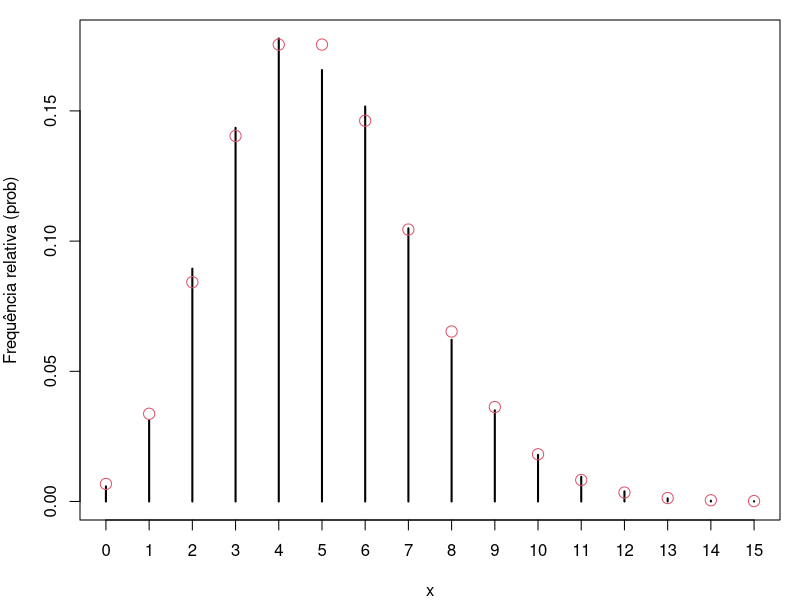

This figure's R source:
set.seed(20252)
library(dplyr)
library(kableExtra)
## Implementação do algoritmo para gerar um valor da Poisson
rpois_aux <- function(lambda) {
  u <- runif(1, 0, 1)
  i <- 0
  pr <- exp(-lambda)
  Fx = pr
  while (u >= Fx) {
    pr <- pr * lambda / (i + 1)
    Fx <- Fx + pr
    i <- i + 1
  }
  return(i)
}

## Replicando para n valores
rpoisson <- function(n, lambda) {
  replicate(n, expr = rpois_aux(lambda), simplify = TRUE)
}
## Gerando uma amostra
lambda <- 5
amostra <- rpoisson(10000, lambda)
## Frequencias relativas na amostra gerada e prob teorica
tab <- rbind(
  round(prop.table(table(amostra)), 3),
  round(dpois(0:max(amostra), lambda), 3)
)
colnames(tab) <- 0:max(amostra)
rownames(tab) <- c("freq", "prob")


## imprimindo a tabela formatada com as 10 primeras colunas
tab <- tab[, 1:10] %>%
  kbl(
    align = c(rep("c", 5)),
    caption = "Comparação de frequências relativas com probabilidades teóricas"
  )
tab %>%
  kable_styling(
    latex_options = "hold_position",
    bootstrap_options = c("bordered"),
    font_size = 11
  )

dir.create("figuras", showWarnings = FALSE)
png("figuras/graf_poisson_inv", width = 800, height = 600, res = 120)
## Graficamente
freq_rel <- prop.table(table(amostra))
par(mar = c(4, 4, 1, 1))
plot(freq_rel, main = "", xlab = "x", ylab = "Frequência relativa (prob)")
points(0:max(amostra), dpois(0:max(amostra), lambda), col = 2, cex = 1.5)

dev.off()
